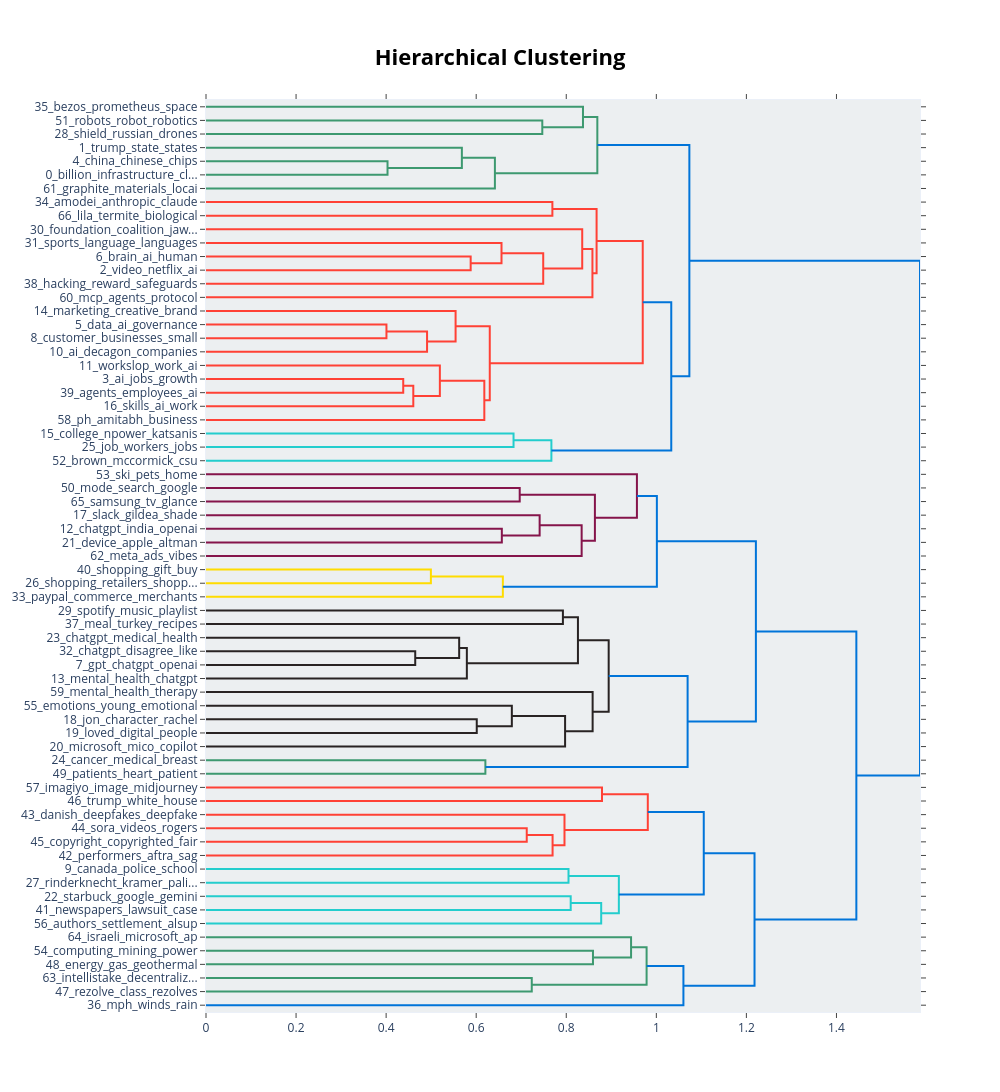

Notebook source saved alongside this figure:
### Code cell
outlier_bert.visualize_hierarchy()

### Figure 1 — Plotly figure (JSON) as saved in the notebook; plotly's stock layout.template omitted (floating-point values rounded to 4 significant figures)
{"data": [{"hoverinfo": "text", "marker": {"color": "rgb(61,153,112)"}, "mode": "lines", "type": "scatter", "x": [0.0, 0.7468, 0.7468, 0.0], "xaxis": "x", "y": [-15.0, -15.0, -25.0, -25.0], "yaxis": "y"}, {"hoverinfo": "text", "marker": {"color": "rgb(61,153,112)"}, "mode": "lines", "type": "scatter", "x": [0.0, 0.8371, 0.8371, 0.7468], "xaxis": "x", "y": [-5.0, -5.0, -20.0, -20.0], "yaxis": "y"}, {"hoverinfo": "text", "marker": {"color": "rgb(61,153,112)"}, "mode": "lines", "type": "scatter", "x": [0.0, 0.4031, 0.4031, 0.0], "xaxis": "x", "y": [-45.0, -45.0, -55.0, -55.0], "yaxis": "y"}, {"hoverinfo": "text", "marker": {"color": "rgb(61,153,112)"}, "mode": "lines", "type": "scatter", "x": [0.0, 0.5682, 0.5682, 0.4031], "xaxis": "x", "y": [-35.0, -35.0, -50.0, -50.0], "yaxis": "y"}, {"hoverinfo": "text", "marker": {"color": "rgb(61,153,112)"}, "mode": "lines", "type": "scatter", "x": [0.5682, 0.6415, 0.6415, 0.0], "xaxis": "x", "y": [-42.5, -42.5, -65.0, -65.0], "yaxis": "y"}, {"hoverinfo": "text", "marker": {"color": "rgb(61,153,112)"}, "mode": "lines", "type": "scatter", "x": [0.8371, 0.869, 0.869, 0.6415], "xaxis": "x", "y": [-12.5, -12.5, -53.75, -53.75], "yaxis": "y"}, {"hoverinfo": "text", "marker": {"color": "rgb(255,65,54)"}, "mode": "lines", "type": "scatter", "x": [0.0, 0.7692, 0.7692, 0.0], "xaxis": "x", "y": [-75.0, -75.0, -85.0, -85.0], "yaxis": "y"}, {"hoverinfo": "text", "marker": {"color": "rgb(255,65,54)"}, "mode": "lines", "type": "scatter", "x": [0.0, 0.5877, 0.5877, 0.0], "xaxis": "x", "y": [-115.0, -115.0, -125.0, -125.0], "yaxis": "y"}, {"hoverinfo": "text", "marker": {"color": "rgb(255,65,54)"}, "mode": "lines", "type": "scatter", "x": [0.0, 0.6562, 0.6562, 0.5877], "xaxis": "x", "y": [-105.0, -105.0, -120.0, -120.0], "yaxis": "y"}, {"hoverinfo": "text", "marker": {"color": "rgb(255,65,54)"}, "mode": "lines", "type": "scatter", "x": [0.6562, 0.7488, 0.7488, 0.0], "xaxis": "x", "y": [-112.5, -112.5, -135.0, -135.0], "yaxis": "y"}, {"hoverinfo": "text", "marker": {"color": "rgb(255,65,54)"}, "mode": "lines", "type": "scatter", "x": [0.0, 0.8354, 0.8354, 0.7488], "xaxis": "x", "y": [-95.0, -95.0, -123.8, -123.8], "yaxis": "y"}, {"hoverinfo": "text", "marker": {"color": "rgb(255,65,54)"}, "mode": "lines", "type": "scatter", "x": [0.8354, 0.8581, 0.8581, 0.0], "xaxis": "x", "y": [-109.4, -109.4, -145.0, -145.0], "yaxis": "y"}, {"hoverinfo": "text", "marker": {"color": "rgb(255,65,54)"}, "mode": "lines", "type": "scatter", "x": [0.7692, 0.8673, 0.8673, 0.8581], "xaxis": "x", "y": [-80.0, -80.0, -127.2, -127.2], "yaxis": "y"}, {"hoverinfo": "text", "marker": {"color": "rgb(255,65,54)"}, "mode": "lines", "type": "scatter", "x": [0.0, 0.4007, 0.4007, 0.0], "xaxis": "x", "y": [-165.0, -165.0, -175.0, -175.0], "yaxis": "y"}, {"hoverinfo": "text", "marker": {"color": "rgb(255,65,54)"}, "mode": "lines", "type": "scatter", "x": [0.4007, 0.4909, 0.4909, 0.0], "xaxis": "x", "y": [-170.0, -170.0, -185.0, -185.0], "yaxis": "y"}, {"hoverinfo": "text", "marker": {"color": "rgb(255,65,54)"}, "mode": "lines", "type": "scatter", "x": [0.0, 0.5542, 0.5542, 0.4909], "xaxis": "x", "y": [-155.0, -155.0, -177.5, -177.5], "yaxis": "y"}, {"hoverinfo": "text", "marker": {"color": "rgb(255,65,54)"}, "mode": "lines", "type": "scatter", "x": [0.0, 0.438, 0.438, 0.0], "xaxis": "x", "y": [-205.0, -205.0, -215.0, -215.0], "yaxis": "y"}, {"hoverinfo": "text", "marker": {"color": "rgb(255,65,54)"}, "mode": "lines", "type": "scatter", "x": [0.438, 0.4603, 0.4603, 0.0], "xaxis": "x", "y": [-210.0, -210.0, -225.0, -225.0], "yaxis": "y"}, {"hoverinfo": "text", "marker": {"color": "rgb(255,65,54)"}, "mode": "lines", "type": "scatter", "x": [0.0, 0.5193, 0.5193, 0.4603], "xaxis": "x", "y": [-195.0, -195.0, -217.5, -217.5], "yaxis": "y"}, {"hoverinfo": "text", "marker": {"color": "rgb(255,65,54)"}, "mode": "lines", "type": "scatter", "x": [0.5193, 0.618, 0.618, 0.0], "xaxis": "x", "y": [-206.2, -206.2, -235.0, -235.0], "yaxis": "y"}, {"hoverinfo": "text", "marker": {"color": "rgb(255,65,54)"}, "mode": "lines", "type": "scatter", "x": [0.5542, 0.6301, 0.6301, 0.618], "xaxis": "x", "y": [-166.2, -166.2, -220.6, -220.6], "yaxis": "y"}, {"hoverinfo": "text", "marker": {"color": "rgb(255,65,54)"}, "mode": "lines", "type": "scatter", "x": [0.8673, 0.9698, 0.9698, 0.6301], "xaxis": "x", "y": [-103.6, -103.6, -193.4, -193.4], "yaxis": "y"}, {"hoverinfo": "text", "marker": {"color": "rgb(35,205,205)"}, "mode": "lines", "type": "scatter", "x": [0.0, 0.6829, 0.6829, 0.0], "xaxis": "x", "y": [-245.0, -245.0, -255.0, -255.0], "yaxis": "y"}, {"hoverinfo": "text", "marker": {"color": "rgb(35,205,205)"}, "mode": "lines", "type": "scatter", "x": [0.6829, 0.767, 0.767, 0.0], "xaxis": "x", "y": [-250.0, -250.0, -265.0, -265.0], "yaxis": "y"}, {"hoverinfo": "text", "marker": {"color": "rgb(0,116,217)"}, "mode": "lines", "type": "scatter", "x": [0.9698, 1.033, 1.033, 0.767], "xaxis": "x", "y": [-148.5, -148.5, -257.5, -257.5], "yaxis": "y"}, {"hoverinfo": "text", "marker": {"color": "rgb(0,116,217)"}, "mode": "lines", "type": "scatter", "x": [0.869, 1.073, 1.073, 1.033], "xaxis": "x", "y": [-33.12, -33.12, -203.0, -203.0], "yaxis": "y"}, {"hoverinfo": "text", "marker": {"color": "rgb(133,20,75)"}, "mode": "lines", "type": "scatter", "x": [0.0, 0.6966, 0.6966, 0.0], "xaxis": "x", "y": [-285.0, -285.0, -295.0, -295.0], "yaxis": "y"}, {"hoverinfo": "text", "marker": {"color": "rgb(133,20,75)"}, "mode": "lines", "type": "scatter", "x": [0.0, 0.6569, 0.6569, 0.0], "xaxis": "x", "y": [-315.0, -315.0, -325.0, -325.0], "yaxis": "y"}, {"hoverinfo": "text", "marker": {"color": "rgb(133,20,75)"}, "mode": "lines", "type": "scatter", "x": [0.0, 0.7409, 0.7409, 0.6569], "xaxis": "x", "y": [-305.0, -305.0, -320.0, -320.0], "yaxis": "y"}, {"hoverinfo": "text", "marker": {"color": "rgb(133,20,75)"}, "mode": "lines", "type": "scatter", "x": [0.7409, 0.8342, 0.8342, 0.0], "xaxis": "x", "y": [-312.5, -312.5, -335.0, -335.0], "yaxis": "y"}, {"hoverinfo": "text", "marker": {"color": "rgb(133,20,75)"}, "mode": "lines", "type": "scatter", "x": [0.6966, 0.8636, 0.8636, 0.8342], "xaxis": "x", "y": [-290.0, -290.0, -323.8, -323.8], "yaxis": "y"}, {"hoverinfo": "text", "marker": {"color": "rgb(133,20,75)"}, "mode": "lines", "type": "scatter", "x": [0.0, 0.9569, 0.9569, 0.8636], "xaxis": "x", "y": [-275.0, -275.0, -306.9, -306.9], "yaxis": "y"}, {"hoverinfo": "text", "marker": {"color": "rgb(255,220,0)"}, "mode": "lines", "type": "scatter", "x": [0.0, 0.4994, 0.4994, 0.0], "xaxis": "x", "y": [-345.0, -345.0, -355.0, -355.0], "yaxis": "y"}, {"hoverinfo": "text", "marker": {"color": "rgb(255,220,0)"}, "mode": "lines", "type": "scatter", "x": [0.4994, 0.6592, 0.6592, 0.0], "xaxis": "x", "y": [-350.0, -350.0, -365.0, -365.0], "yaxis": "y"}, {"hoverinfo": "text", "marker": {"color": "rgb(0,116,217)"}, "mode": "lines", "type": "scatter", "x": [0.9569, 1.001, 1.001, 0.6592], "xaxis": "x", "y": [-290.9, -290.9, -357.5, -357.5], "yaxis": "y"}, {"hoverinfo": "text", "marker": {"color": "rgb(40,35,35)"}, "mode": "lines", "type": "scatter", "x": [0.0, 0.7925, 0.7925, 0.0], "xaxis": "x", "y": [-375.0, -375.0, -385.0, -385.0], "yaxis": "y"}, {"hoverinfo": "text", "marker": {"color": "rgb(40,35,35)"}, "mode": "lines", "type": "scatter", "x": [0.0, 0.4646, 0.4646, 0.0], "xaxis": "x", "y": [-405.0, -405.0, -415.0, -415.0], "yaxis": "y"}, {"hoverinfo": "text", "marker": {"color": "rgb(40,35,35)"}, "mode": "lines", "type": "scatter", "x": [0.0, 0.5622, 0.5622, 0.4646], "xaxis": "x", "y": [-395.0, -395.0, -410.0, -410.0], "yaxis": "y"}, {"hoverinfo": "text", "marker": {"color": "rgb(40,35,35)"}, "mode": "lines", "type": "scatter", "x": [0.5622, 0.5793, 0.5793, 0.0], "xaxis": "x", "y": [-402.5, -402.5, -425.0, -425.0], "yaxis": "y"}, {"hoverinfo": "text", "marker": {"color": "rgb(40,35,35)"}, "mode": "lines", "type": "scatter", "x": [0.7925, 0.8259, 0.8259, 0.5793], "xaxis": "x", "y": [-380.0, -380.0, -413.8, -413.8], "yaxis": "y"}, {"hoverinfo": "text", "marker": {"color": "rgb(40,35,35)"}, "mode": "lines", "type": "scatter", "x": [0.0, 0.6012, 0.6012, 0.0], "xaxis": "x", "y": [-455.0, -455.0, -465.0, -465.0], "yaxis": "y"}, {"hoverinfo": "text", "marker": {"color": "rgb(40,35,35)"}, "mode": "lines", "type": "scatter", "x": [0.0, 0.6791, 0.6791, 0.6012], "xaxis": "x", "y": [-445.0, -445.0, -460.0, -460.0], "yaxis": "y"}, {"hoverinfo": "text", "marker": {"color": "rgb(40,35,35)"}, "mode": "lines", "type": "scatter", "x": [0.6791, 0.7974, 0.7974, 0.0], "xaxis": "x", "y": [-452.5, -452.5, -475.0, -475.0], "yaxis": "y"}, {"hoverinfo": "text", "marker": {"color": "rgb(40,35,35)"}, "mode": "lines", "type": "scatter", "x": [0.0, 0.8585, 0.8585, 0.7974], "xaxis": "x", "y": [-435.0, -435.0, -463.8, -463.8], "yaxis": "y"}, {"hoverinfo": "text", "marker": {"color": "rgb(40,35,35)"}, "mode": "lines", "type": "scatter", "x": [0.8259, 0.8942, 0.8942, 0.8585], "xaxis": "x", "y": [-396.9, -396.9, -449.4, -449.4], "yaxis": "y"}, {"hoverinfo": "text", "marker": {"color": "rgb(61,153,112)"}, "mode": "lines", "type": "scatter", "x": [0.0, 0.6204, 0.6204, 0.0], "xaxis": "x", "y": [-485.0, -485.0, -495.0, -495.0], "yaxis": "y"}, {"hoverinfo": "text", "marker": {"color": "rgb(0,116,217)"}, "mode": "lines", "type": "scatter", "x": [0.8942, 1.069, 1.069, 0.6204], "xaxis": "x", "y": [-423.1, -423.1, -490.0, -490.0], "yaxis": "y"}, {"hoverinfo": "text", "marker": {"color": "rgb(0,116,217)"}, "mode": "lines", "type": "scatter", "x": [1.001, 1.221, 1.221, 1.069], "xaxis": "x", "y": [-324.2, -324.2, -456.6, -456.6], "yaxis": "y"}, {"hoverinfo": "text", "marker": {"color": "rgb(255,65,54)"}, "mode": "lines", "type": "scatter", "x": [0.0, 0.8793, 0.8793, 0.0], "xaxis": "x", "y": [-505.0, -505.0, -515.0, -515.0], "yaxis": "y"}, {"hoverinfo": "text", "marker": {"color": "rgb(255,65,54)"}, "mode": "lines", "type": "scatter", "x": [0.0, 0.7122, 0.7122, 0.0], "xaxis": "x", "y": [-535.0, -535.0, -545.0, -545.0], "yaxis": "y"}, {"hoverinfo": "text", "marker": {"color": "rgb(255,65,54)"}, "mode": "lines", "type": "scatter", "x": [0.7122, 0.7696, 0.7696, 0.0], "xaxis": "x", "y": [-540.0, -540.0, -555.0, -555.0], "yaxis": "y"}, {"hoverinfo": "text", "marker": {"color": "rgb(255,65,54)"}, "mode": "lines", "type": "scatter", "x": [0.0, 0.7961, 0.7961, 0.7696], "xaxis": "x", "y": [-525.0, -525.0, -547.5, -547.5], "yaxis": "y"}, {"hoverinfo": "text", "marker": {"color": "rgb(255,65,54)"}, "mode": "lines", "type": "scatter", "x": [0.8793, 0.9811, 0.9811, 0.7961], "xaxis": "x", "y": [-510.0, -510.0, -536.2, -536.2], "yaxis": "y"}, {"hoverinfo": "text", "marker": {"color": "rgb(35,205,205)"}, "mode": "lines", "type": "scatter", "x": [0.0, 0.805, 0.805, 0.0], "xaxis": "x", "y": [-565.0, -565.0, -575.0, -575.0], "yaxis": "y"}, {"hoverinfo": "text", "marker": {"color": "rgb(35,205,205)"}, "mode": "lines", "type": "scatter", "x": [0.0, 0.8098, 0.8098, 0.0], "xaxis": "x", "y": [-585.0, -585.0, -595.0, -595.0], "yaxis": "y"}, {"hoverinfo": "text", "marker": {"color": "rgb(35,205,205)"}, "mode": "lines", "type": "scatter", "x": [0.8098, 0.8776, 0.8776, 0.0], "xaxis": "x", "y": [-590.0, -590.0, -605.0, -605.0], "yaxis": "y"}, {"hoverinfo": "text", "marker": {"color": "rgb(35,205,205)"}, "mode": "lines", "type": "scatter", "x": [0.805, 0.9168, 0.9168, 0.8776], "xaxis": "x", "y": [-570.0, -570.0, -597.5, -597.5], "yaxis": "y"}, {"hoverinfo": "text", "marker": {"color": "rgb(0,116,217)"}, "mode": "lines", "type": "scatter", "x": [0.9811, 1.105, 1.105, 0.9168], "xaxis": "x", "y": [-523.1, -523.1, -583.8, -583.8], "yaxis": "y"}, {"hoverinfo": "text", "marker": {"color": "rgb(61,153,112)"}, "mode": "lines", "type": "scatter", "x": [0.0, 0.8593, 0.8593, 0.0], "xaxis": "x", "y": [-625.0, -625.0, -635.0, -635.0], "yaxis": "y"}, {"hoverinfo": "text", "marker": {"color": "rgb(61,153,112)"}, "mode": "lines", "type": "scatter", "x": [0.0, 0.9439, 0.9439, 0.8593], "xaxis": "x", "y": [-615.0, -615.0, -630.0, -630.0], "yaxis": "y"}, {"hoverinfo": "text", "marker": {"color": "rgb(61,153,112)"}, "mode": "lines", "type": "scatter", "x": [0.0, 0.7234, 0.7234, 0.0], "xaxis": "x", "y": [-645.0, -645.0, -655.0, -655.0], "yaxis": "y"}, {"hoverinfo": "text", "marker": {"color": "rgb(61,153,112)"}, "mode": "lines", "type": "scatter", "x": [0.9439, 0.9784, 0.9784, 0.7234], "xaxis": "x", "y": [-622.5, -622.5, -650.0, -650.0], "yaxis": "y"}, {"hoverinfo": "text", "marker": {"color": "rgb(0,116,217)"}, "mode": "lines", "type": "scatter", "x": [0.9784, 1.06, 1.06, 0.0], "xaxis": "x", "y": [-636.2, -636.2, -665.0, -665.0], "yaxis": "y"}, {"hoverinfo": "text", "marker": {"color": "rgb(0,116,217)"}, "mode": "lines", "type": "scatter", "x": [1.105, 1.218, 1.218, 1.06], "xaxis": "x", "y": [-553.4, -553.4, -650.6, -650.6], "yaxis": "y"}, {"hoverinfo": "text", "marker": {"color": "rgb(0,116,217)"}, "mode": "lines", "type": "scatter", "x": [1.221, 1.444, 1.444, 1.218], "xaxis": "x", "y": [-390.4, -390.4, -602.0, -602.0], "yaxis": "y"}, {"hoverinfo": "text", "marker": {"color": "rgb(0,116,217)"}, "mode": "lines", "type": "scatter", "x": [1.073, 1.586, 1.586, 1.444], "xaxis": "x", "y": [-118.1, -118.1, -496.2, -496.2], "yaxis": "y"}], "layout": {"autosize": false, "height": 1205, "hoverlabel": {"bgcolor": "white", "font": {"family": "Rockwell", "size": 16}}, "hovermode": "closest", "plot_bgcolor": "#ECEFF1", "showlegend": false, "title": {"font": {"color": "Black", "size": 22}, "text": "<b>Hierarchical Clustering</b>", "x": 0.5, "xanchor": "center", "yanchor": "top"}, "width": 1000, "xaxis": {"mirror": "allticks", "rangemode": "tozero", "showgrid": false, "showline": true, "showticklabels": true, "ticks": "outside", "type": "linear", "zeroline": false}, "yaxis": {"mirror": "allticks", "range": [-670, 0], "rangemode": "tozero", "showgrid": false, "showline": true, "showticklabels": true, "tickmode": "array", "ticks": "outside", "ticktext": ["35_bezos_prometheus_space", "51_robots_robot_robotics", "28_shield_russian_drones", "1_trump_state_states", "4_china_chinese_chips", "0_billion_infrastructure_cl...", "61_graphite_materials_locai", "34_amodei_anthropic_claude", "66_lila_termite_biological", "30_foundation_coalition_jaw...", "31_sports_language_languages", "6_brain_ai_human", "2_video_netflix_ai", "38_hacking_reward_safeguards", "60_mcp_agents_protocol", "14_marketing_creative_brand", "5_data_ai_governance", "8_customer_businesses_small", "10_ai_decagon_companies", "11_workslop_work_ai", "3_ai_jobs_growth", "39_agents_employees_ai", "16_skills_ai_work", "58_ph_amitabh_business", "15_college_npower_katsanis", "25_job_workers_jobs", "52_brown_mccormick_csu", "53_ski_pets_home", "50_mode_search_google", "65_samsung_tv_glance", "17_slack_gildea_shade", "12_chatgpt_india_openai", "21_device_apple_altman", "62_meta_ads_vibes", "40_shopping_gift_buy", "26_shopping_retailers_shopp...", "33_paypal_commerce_merchants", "29_spotify_music_playlist", "37_meal_turkey_recipes", "23_chatgpt_medical_health", "32_chatgpt_disagree_like", "7_gpt_chatgpt_openai", "13_mental_health_chatgpt", "59_mental_health_therapy", "55_emotions_young_emotional", "18_jon_character_rachel", "19_loved_digital_people", "20_microsoft_mico_copilot", "24_cancer_medical_breast", "49_patients_heart_patient", "57_imagiyo_image_midjourney", "46_trump_white_house", "43_danish_deepfakes_deepfake", "44_sora_videos_rogers", "45_copyright_copyrighted_fair", "42_performers_aftra_sag", "9_canada_police_school", "27_rinderknecht_kramer_pali...", "22_starbuck_google_gemini", "41_newspapers_lawsuit_case", "56_authors_settlement_alsup", "64_israeli_microsoft_ap", "54_computing_mining_power", "48_energy_gas_geothermal", "63_intellistake_decentraliz...", "47_rezolve_class_rezolves", "36_mph_winds_rain"], "tickvals": [-5, -15, -25, -35, -45, -55, -65, -75, -85, -95, -105, -115, -125, -135, -145, -155, -165, -175, -185, -195, -205, -215, -225, -235, -245, -255, -265, -275, -285, -295, -305, -315, -325, -335, -345, -355, -365, -375, -385, -395, -405, -415, -425, -435, -445, -455, -465, -475, -485, -495, -505, -515, -525, -535, -545, -555, -565, -575, -585, -595, -605, -615, -625, -635, -645, -655, -665], "type": "linear", "zeroline": false}}}
